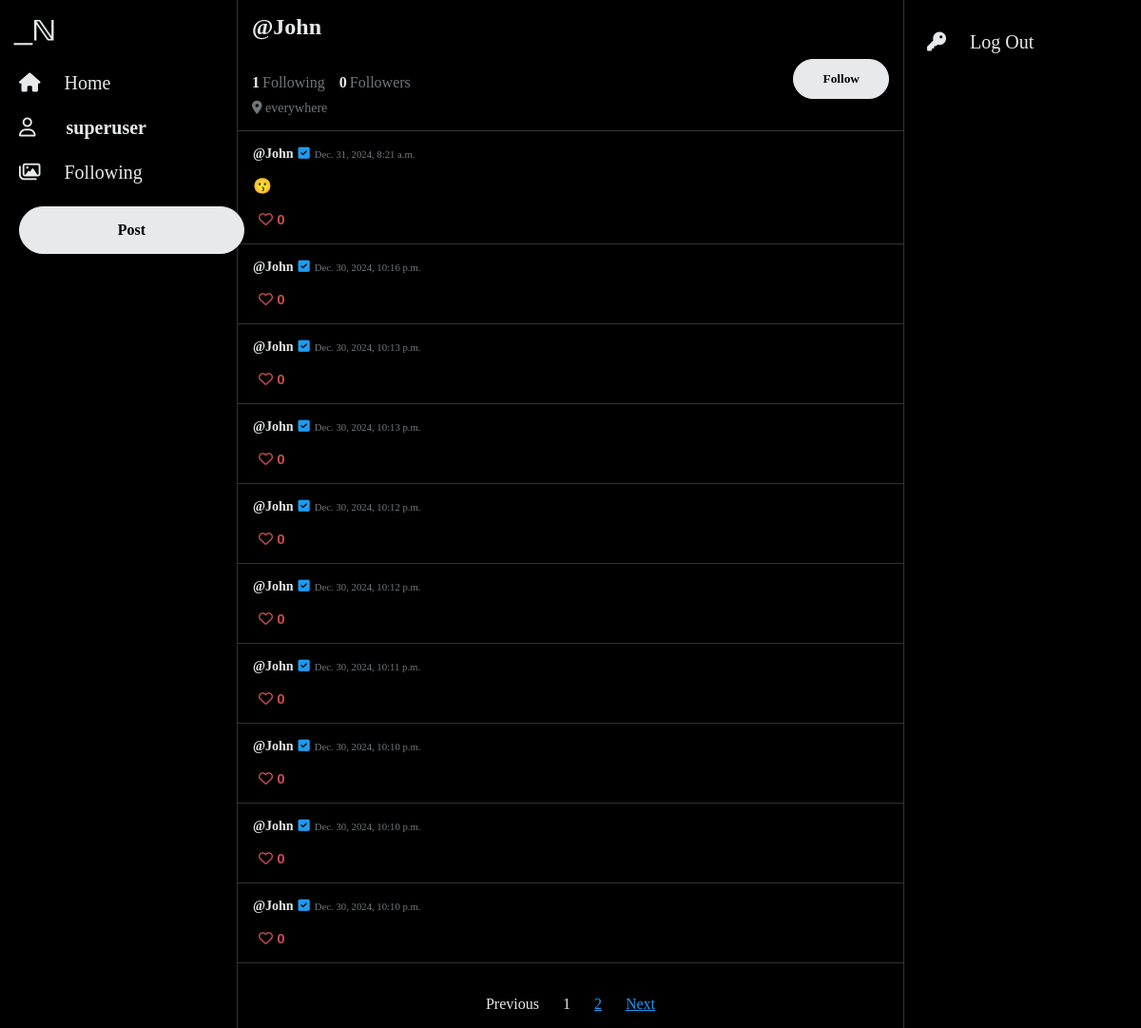
The app's page /profile/6 (signed in) with its own data.
### network/models.py (models this page shows, shortened)
class User(AbstractUser):
    pass

class Tweet(models.Model):
    author = models.ForeignKey(User, on_delete=models.CASCADE)
    tweetText = models.CharField(max_length=255)
    posted = models.DateTimeField(auto_now_add=True)
    like = models.ManyToManyField(User, blank=True, related_name="likes")

### network/views.py (the view)
# urls.py: path("profile/<int:user_id>", views.profile, name="profile"),
@login_required(redirect_field_name='my_redirect_field')
def profile(request, user_id):
    profile = User.objects.get(id=user_id)
    if Follow.objects.filter(user=user_id, followed_by=request.user).exists():
        following_status = True
    else:
        following_status = False
    followList = []
    following = request.user.following.all()
    for x in following:
        followList.append(x.user.id)
    tweets = Tweet.objects.filter(author=user_id).order_by('-posted')
    paginator = Paginator(tweets, 10)
    page_number = request.GET.get('page')
    page_obj = paginator.get_page(page_number)
    return render(request, "network/profile.html", {
        "page_obj": page_obj,
        "viewed_profile": profile.username,
        "viewed_profile_id": user_id,
        "tweets": tweets,
        "following": profile.following.all().count(),
        "followedBy": Follow.objects.filter(user=user_id).count(),
        "following_status": following_status
    })

### network/templates/network/profile.html (shortened to what this page needs)
{% extends "network/layout.html" %}
{% load static %}
{% block body %}
<div class="profile">
   <h2 style="margin-top: 0;" data-id="{{viewed_profile_id}}">@{{viewed_profile}}</h2>
   <div class="profile-box">
   <div>
      <div style="display: flex;">
         <p class="follow-number">{{following}}</p> <p class="text-profile">Following</p> <p class="follow-number">{{followedBy}}</p> <p class="text-profile">Followers</p>
      </div>
   <span class="everywhere"><i class="fa-solid fa-location-dot"></i> everywhere</span>
   </div>
   {% if user.username == viewed_profile %}
   {% else %}
   {% if following_status == True %}
   <button type="button" class="button-unfollow">Unfollow</button>
   {% elif following_status == False %}
   <button type="button" class="button-follow">Follow</button>
   {% endif %}
   {% endif %}
   </div>
</div>
<div class="container">
   {% for tweet in page_obj %}
   <div class="post">
      <div class="card" data-id="{{tweet.id}}">
         <div class="card-body rounded">
            <div class="card-info">
            <a class="card-title" href="{% url 'profile' user_id=tweet.author.id%}"><strong>@{{ tweet.author }}</strong></a>
            <i class="fa-solid fa-square-check" id="check"></i>
            <h6 class="card-subtitle">{{tweet.posted}}</h6>
            </div>
            <p class="card-text" id="tweetText">{{tweet.tweetText}}</p>
            {% if user.username in tweet.like.all|stringformat:'s' %}
            <button class="button-like" id="foo-like">
               <i class="fa-solid fa-heart"></i>&nbsp;<span id="number">{{ tweet.like.all.count }}</span>
            </button>
            {% else %}
            <button class="button-secondary" id="foo">
               <i class="fa-regular fa-heart"></i>&nbsp;<span id="number">{{ tweet.like.all.count }}</span>
            </button>
            {% endif %}
         </div>
      </div>
   </div>
   {% endfor %}
   <br>
   <nav aria-label="Page">
      <ul class="pagination">
         {% if page_obj.has_previous %}
         <li class="page-item">
            <a class="page-link" href="?page={{ page_obj.previous_page_number }}">Previous</a>
         </li>
         {% else %}
         <li class="page-item disabled">
            <a class="page-link disabled" href="#" tabindex="-1" aria-disabled="True">Previous</a>
         </li>
         {% endif %}
         {% for i in page_obj.paginator.page_range %}
         {% if page_obj.number == i %}
         <li class="page-item active" aria-current="page">
            <span class="page-link">
               {{ i }}
            </span>
         </li>
         {% else %}
         <li class="page-item"><a class="page-link" href="?page={{ i }}">{{ i }}</a></li>
         {% endif %}
         {% endfor %}
         {% if page_obj.has_next %}
         <li class="page-item">
            <a class="page-link" href="?page={{ page_obj.next_page_number }}">Next</a>
         </li>
         {% else %}
         <li class="page-item disabled">
            <a class="page-link disabled" href="#" tabindex="-1" aria-disabled="True">Next</a>
         </li>
         {% endif %}
      </ul>
   </nav>
</div>
{% endblock %}

### network/templates/network/layout.html (shortened to what this page needs)
{% load static %}
<!DOCTYPE html>
<html lang="en">
    <head>
        <link rel="stylesheet" href="{% static 'network/styles.css' %}"/>
        <link rel="stylesheet" href="https://cdnjs.cloudflare.com/ajax/libs/font-awesome/6.7.2/css/all.min.css">
    </head>
    <body>
        <header>
            <div class="sticky">
                <div class="logo">
                    <a href="{% url 'index' %}">
                        <img src="{% static '/network/logo.svg' %}" height="45" alt="logo"/>
                    </a>
                </div>
                <nav>
                    <div>
                        <ul style="margin: 0;">
                            {% if user.is_authenticated %}
                                <li class="nav-item">
                                    <a class="nav-link" href="{% url 'allPosts' %}">
                                        <i class="fa-sharp fa-solid fa-house" id="nav-icon"></i>
                                        <span class="nav-text">Home</span>
                                    </a>
                                </li>
                                <li class="nav-item">
                                    <a class="nav-link" href="{% url 'profile' user_id=user.id%}">
                                        <i class="fa-regular fa-user" id="nav-icon"></i>
                                        <strong class="nav-text" style="margin-left: 27px;">{{ user.username }}</strong>
                                    </a>
                                </li>
                                <li class="nav-item">
                                    <a class="nav-link" href="{% url 'following' %}">
                                        <i class="fa-regular fa-images"></i>
                                        <span class="nav-text">Following</span>
                                    </a>
                                </li>
                                <li class="nav-item button">
                                    <a class="nav-button" href="{% url 'tweet' %}" role="button">Post</a>
                                </li>
                            {% endif %}
                        </ul>
                    </div>
                </nav>
            </div>
        </header>
        <div class="body">
            {% block body %}
            {% endblock %}
        </div>
        <footer>
            <div class="sticky" style="margin-left: 12px;">
                <ul>
                    <li class="nav-item">
                        <a class="nav-link" href="{% url 'logout' %}" role="button">
                            <i class="fa-solid fa-key"></i>
                            <span class="nav-text">Log Out</span>
                        </a>
                    </li>
                </ul>
            </div>
        </footer>
    </body>
</html>

### network/static/network/styles.css (style rules this page uses)
body { display: flex; color: #e7e9ea; justify-content: center; background-color: #000; font-family: TwitterChirp; margin-top: 0; margin-bottom: 0; }
header { width: 275px; border-right: 1px solid #2F3336; }
footer { width: 275px; border-left: 1px solid #2F3336; }
ul { padding-inline-start: 0; }
#nav-icon { font-size: 20px; color: #e7e9ea; }
a.nav-link { font-size: 20px; color: #e7e9ea; text-decoration: none; }
a.card-title { margin: 0; color: #e7e9ea; text-decoration: none; font-size: 14px; }
a.page-link { color: #1d9bf0; }
a.page-link.disabled { color: #e7e9ea; text-decoration: none; cursor: default; }
.sticky { position: fixed; margin-top: 5px; }
.nav-item { align-items: center; display: flex; padding: 12px; }
.logo { padding: 5px; }
.nav-text { margin-left: 20px; margin-right: 16px; }
.nav-button { background-color: #e7e9ea; border: 1px solid #e7e9ea; border-radius: 25px; padding: 15px 25px; text-align: center; color: #000; text-decoration: none; font-weight: 600; width: 185px; }
.nav-item.button { background-color: transparent; border-radius: 25px; width: auto; }
.body { max-width: 750px; min-width: 700px; }
.post { border-bottom: 1px solid #2F3336; padding: 16px; }
.card-info { display: flex; align-items: baseline; gap: 5px; }
.card-subtitle { margin: 0; font-weight: normal; color: #71767b; }
#check { color: #1d9bf0; font-size: 14px; }
#foo { border: none; background-color: transparent; color: #c94c4c; font-size: 15px; cursor: pointer; }
#number { font-weight: bold; }
.pagination { display: flex; justify-content: center; gap: 25px; align-items: center; }
.page-item { display: block; }
.profile { border-bottom: 1px solid #2F3336; padding: 15px; }
p.follow-number { font-weight: 600; margin-bottom: .5em; margin-right: 3px; }
p.text-profile { margin-right: 15px; font-weight: normal; color: #71767b; margin-bottom: .5em; }
span.everywhere { color: #71767b; font-size: 14px; }
.profile-box { display: flex; justify-content: space-between; }
.button-follow { font-family: TwitterChirp; font-weight: bold; background-color: #e7e9ea; color: #000; border: 1px solid #e7e9ea; padding: 20px 30px; height: 20px; align-items: center; display: flex; border-radius: 25px; cursor: pointer; }

### records on screen
User: username "superuser"
User: username "John"
Tweet: author "John", posted "Dec. 31, 2024, 8:21 a.m.", tweetText "😗", like.all.count "0"
Tweet: author "John", posted "Dec. 30, 2024, 10:16 p.m.", like.all.count "0"
Tweet: author "John", posted "Dec. 30, 2024, 10:13 p.m.", like.all.count "0"
Tweet: author "John", posted "Dec. 30, 2024, 10:13 p.m.", like.all.count "0"
Tweet: author "John", posted "Dec. 30, 2024, 10:12 p.m.", like.all.count "0"
Tweet: author "John", posted "Dec. 30, 2024, 10:12 p.m.", like.all.count "0"
Tweet: author "John", posted "Dec. 30, 2024, 10:11 p.m.", like.all.count "0"
Tweet: author "John", posted "Dec. 30, 2024, 10:10 p.m.", like.all.count "0"
Tweet: author "John", posted "Dec. 30, 2024, 10:10 p.m.", like.all.count "0"
Tweet: author "John", posted "Dec. 30, 2024, 10:10 p.m.", like.all.count "0"

### other values on screen
{{ following }} "1"
{{ followedBy }} "0"
{{ i }} "1"
{{ i }} "2"
